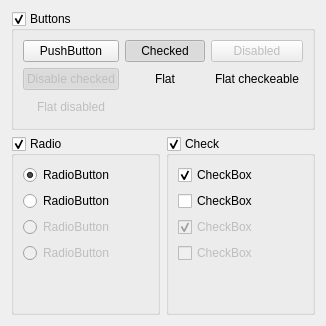
      <widget class="QWidget" name="tab_11">
       <attribute name="title">
        <string>Page</string>
       </attribute>
       <layout class="QGridLayout" name="gridLayout_11">
        <item row="1" column="0" colspan="2">
         <widget class="QGroupBox" name="groupBox_2">
          <property name="title">
           <string>Radio</string>
          </property>
          <property name="checkable">
           <bool>true</bool>
          </property>
          <layout class="QGridLayout" name="gridLayout_2">
           <item row="3" column="0">
            <widget class="QRadioButton" name="radioButton_3">
             <property name="enabled">
              <bool>false</bool>
             </property>
             <property name="text">
              <string>RadioButton</string>
             </property>
            </widget>
           </item>
           <item row="1" column="0">
            <widget class="QRadioButton" name="radioButton_2">
             <property name="text">
              <string>RadioButton</string>
             </property>
             <property name="autoExclusive">
              <bool>false</bool>
             </property>
            </widget>
           </item>
           <item row="2" column="0">
            <widget class="QRadioButton" name="radioButton_4">
             <property name="enabled">
              <bool>false</bool>
             </property>
             <property name="text">
              <string>RadioButton</string>
             </property>
             <property name="checked">
              <bool>false</bool>
             </property>
            </widget>
           </item>
           <item row="4" column="0">
            <spacer name="verticalSpacer">
             <property name="orientation">
              <enum>Qt::Vertical</enum>
             </property>
             <property name="sizeHint" stdset="0">
              <size>
               <width>20</width>
               <height>40</height>
              </size>
             </property>
            </spacer>
           </item>
           <item row="0" column="0">
            <widget class="QRadioButton" name="radioButton">
             <property name="text">
              <string>RadioButton</string>
             </property>
             <property name="checked">
              <bool>true</bool>
             </property>
             <property name="autoExclusive">
              <bool>false</bool>
             </property>
            </widget>
           </item>
          </layout>
         </widget>
        </item>
        <item row="1" column="2" colspan="2">
         <widget class="QGroupBox" name="groupBox_3">
          <property name="title">
           <string>Check</string>
          </property>
          <property name="checkable">
           <bool>true</bool>
          </property>
          <layout class="QGridLayout" name="gridLayout_3">
           <item row="3" column="0">
            <widget class="QCheckBox" name="checkBox_2">
             <property name="enabled">
              <bool>false</bool>
             </property>
             <property name="text">
              <string>CheckBox</string>
             </property>
            </widget>
           </item>
           <item row="4" column="0">
            <spacer name="verticalSpacer_2">
             <property name="orientation">
              <enum>Qt::Vertical</enum>
             </property>
             <property name="sizeHint" stdset="0">
              <size>
               <width>20</width>
               <height>40</height>
              </size>
             </property>
            </spacer>
           </item>
           <item row="0" column="0">
            <widget class="QCheckBox" name="checkBox">
             <property name="text">
              <string>CheckBox</string>
             </property>
             <property name="checked">
              <bool>true</bool>
             </property>
             <property name="tristate">
              <bool>true</bool>
             </property>
            </widget>
           </item>
           <item row="1" column="0">
            <widget class="QCheckBox" name="checkBox_3">
             <property name="text">
              <string>CheckBox</string>
             </property>
             <property name="tristate">
              <bool>true</bool>
             </property>
            </widget>
           </item>
           <item row="2" column="0">
            <widget class="QCheckBox" name="checkBox_4">
             <property name="enabled">
              <bool>false</bool>
             </property>
             <property name="text">
              <string>CheckBox</string>
             </property>
             <property name="checked">
              <bool>true</bool>
             </property>
            </widget>
           </item>
          </layout>
         </widget>
        </item>
        <item row="0" column="0" colspan="4">
         <widget class="QGroupBox" name="groupBox">
          <property name="title">
           <string>Buttons</string>
          </property>
          <property name="checkable">
           <bool>true</bool>
          </property>
          <layout class="QGridLayout" name="gridLayout">
           <item row="0" column="0">
            <widget class="QPushButton" name="pushButton">
             <property name="toolTip">
              <string>Lorem ipsum dolor sit amet, consectetur adipiscing elit, sed do eiusmod tempor incididunt ut labore et dolore magna aliqua.</string>
             </property>
             <property name="text">
              <string>PushButton</string>
             </property>
            </widget>
           </item>
           <item row="0" column="1">
            <widget class="QPushButton" name="pushButton_3">
             <property name="text">
              <string>Checked</string>
             </property>
             <property name="checkable">
              <bool>true</bool>
             </property>
             <property name="checked">
              <bool>true</bool>
             </property>
            </widget>
           </item>
           <item row="0" column="2">
            <widget class="QPushButton" name="pushButton_6">
             <property name="enabled">
              <bool>false</bool>
             </property>
             <property name="text">
              <string>Disabled</string>
             </property>
             <property name="checkable">
              <bool>false</bool>
             </property>
             <property name="checked">
              <bool>false</bool>
             </property>
             <property name="flat">
              <bool>false</bool>
             </property>
            </widget>
           </item>
           <item row="1" column="0">
            <widget class="QPushButton" name="pushButton_7">
             <property name="enabled">
              <bool>false</bool>
             </property>
             <property name="text">
              <string>Disable checked</string>
             </property>
             <property name="checkable">
              <bool>true</bool>
             </property>
             <property name="checked">
              <bool>true</bool>
             </property>
             <property name="flat">
              <bool>false</bool>
             </property>
            </widget>
           </item>
           <item row="1" column="1">
            <widget class="QPushButton" name="pushButton_11">
             <property name="text">
              <string>Flat</string>
             </property>
             <property name="flat">
              <bool>true</bool>
             </property>
            </widget>
           </item>
           <item row="1" column="2">
            <widget class="QPushButton" name="pushButton_5">
             <property name="text">
              <string>Flat checkeable</string>
             </property>
             <property name="checkable">
              <bool>true</bool>
             </property>
             <property name="checked">
              <bool>false</bool>
             </property>
             <property name="flat">
              <bool>true</bool>
             </property>
            </widget>
           </item>
           <item row="2" column="0">
            <widget class="QPushButton" name="pushButton_4">
             <property name="enabled">
              <bool>false</bool>
             </property>
             <property name="text">
              <string>Flat disabled</string>
             </property>
             <property name="flat">
              <bool>true</bool>
             </property>
            </widget>
           </item>
          </layout>
         </widget>
        </item>
       </layout>
      </widget>
